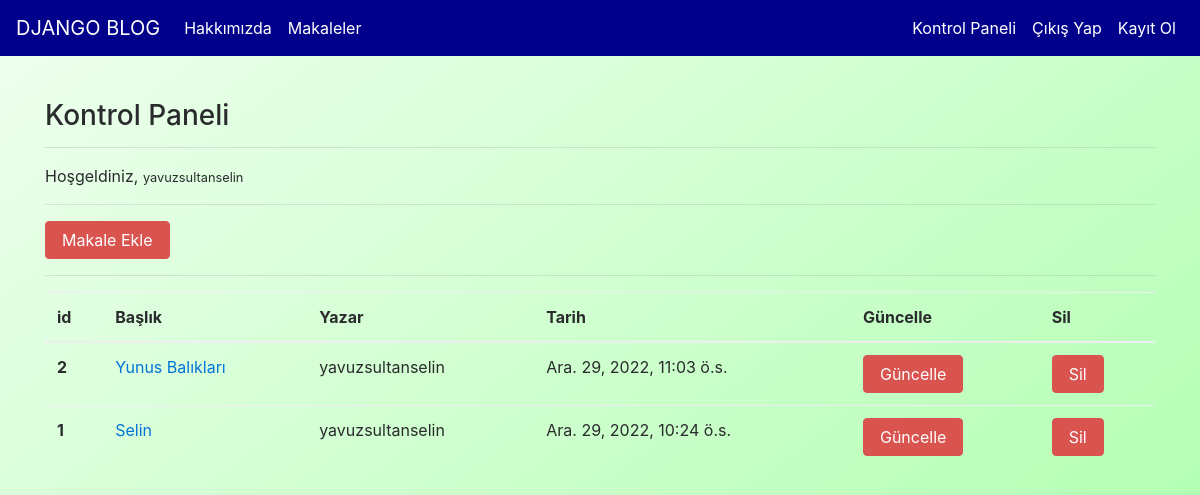
Screenshot of /articles/dashboard/ (signed in) with the database file from the repository.
### article/models.py (models this page shows, shortened)
class Article(models.Model):
    author = models.ForeignKey("auth.User",on_delete = models.CASCADE,verbose_name = "Yazar ")
    title = models.CharField(max_length = 50,verbose_name = "Başlık")
    content = RichTextField()
    created_date = models.DateTimeField(auto_now_add=True,verbose_name="Oluşturulma Tarihi")
    article_image = models.FileField(blank = True,null = True,verbose_name="Makaleye Fotoğraf Ekleyin")
    class Meta:
        ordering = ['-created_date']

### article/views.py (the view)
# urls.py: path('dashboard/',views.dashboard,name = "dashboard"),
@login_required(login_url = "user:login")
def dashboard(request):
    articles = Article.objects.filter(author = request.user)
    context = {
        "articles":articles
    }
    return render(request,"dashboard.html",context)

### templates/dashboard.html
{% extends "layout.html" %}
{% block body %}
<h3>Kontrol Paneli</h3>
<hr>
<p>
    Hoşgeldiniz, <small>{{request.user.username}}</small>
</p>
<hr>
<a class = "btn btn-danger" href = "{% url 'article:addarticle' %}">Makale Ekle </a>
<hr>
{% if articles %}
<table class="table">
        <thead>
          <tr>
            <th scope="col">id</th>
            <th scope="col">Başlık</th>
            <th scope="col">Yazar</th>
            <th scope="col">Tarih</th>
            <th scope="col">Güncelle</th>
            <th scope="col">Sil</th>
          </tr>
        </thead>
        <tbody>
          {% for article in articles %}
          <tr>
            <th scope="row">{{article.id}}</th>
            <td><a href="{% url 'article:detail' article.id %}">{{article.title}}</a></td>
            <td>{{article.author.username}}</td>
            <td>{{article.created_date}}</td>
            <td><a href="{% url 'article:update' article.id %}" class = "btn btn-danger">Güncelle</a></td>
            <td><a href="{% url 'article:delete' article.id %}" class = "btn btn-danger">Sil</a> </td>
          </tr>
          {% endfor %}
        </tbody>
      </table>
{% else %}
<div class = "alert alert-danger">
    Henüz bir makaleniz bulunmuyor...
</div>
{% endif %}
{% endblock body %}

### templates/layout.html (style rules this page uses)
body { margin: 0; }
#header { position: relative; background-image: linear-gradient( to bottom right, rgba(230, 255, 230, 0.6), rgba(102, 255, 102, 0.6)); height: 100vh; background-size: cover; }

### rows the page displays
Article: id "2", title "Yunus Balıkları", author.username "yavuzsultanselin", created_date "Ara. 29, 2022, 11:03 ö.s."
Article: id "1", title "Selin", author.username "yavuzsultanselin", created_date "Ara. 29, 2022, 10:24 ö.s."

### other values shown
{{ request.user.username }} "yavuzsultanselin"
